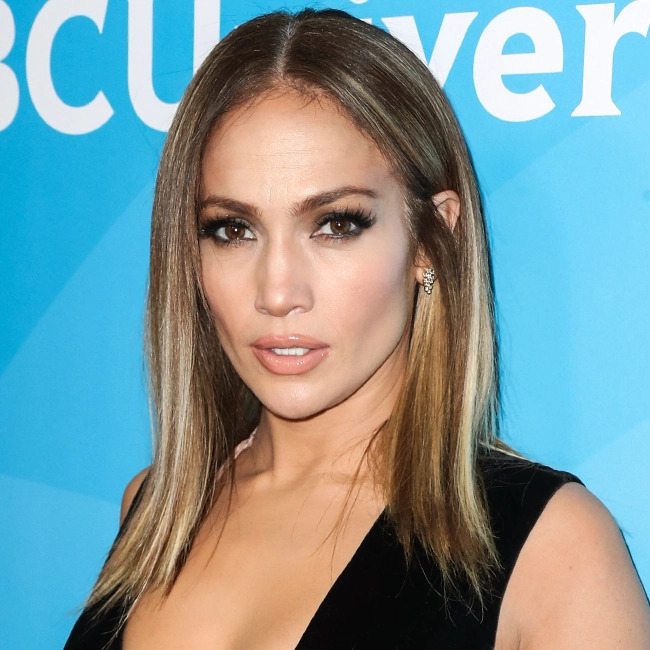
#> input picture src/metric/img/origin.jpg, 650 x 650 px
$ python GCF.py   (older library calls are emulated)
#> lines starting #> are read from the running program, lines starting #| are printed output that depends on the picture; long printed decimals are rounded
# -*- coding: utf-8 -*-
# @File       : GCF.py
# @Author     : Yuchen Chai
# @Date       : 2022-04-10 10:57
# @Description:

from PIL import Image
import numpy as np
import cv2


def GCF_one_layer(p_image, p_gama=2.2):
    # Step 1: linear luminance
    image_ll = 100 * np.power(p_image / 255, p_gama / 2)

    # Step 2: get local contrast
    temp_contrast = np.zeros((image_ll.shape[0], image_ll.shape[1]), dtype=np.float)
    for shape0 in range(image_ll.shape[0]):
        if shape0 != 0:
            temp_contrast[shape0, :] = temp_contrast[shape0, :] + np.abs(image_ll[shape0, :] - image_ll[shape0 - 1, :])
        if shape0 != image_ll.shape[0] - 1:
            temp_contrast[shape0, :] = temp_contrast[shape0, :] + np.abs(image_ll[shape0, :] - image_ll[shape0 + 1, :])

    for shape1 in range(image_ll.shape[1]):
        if shape1 != 0:
            temp_contrast[:, shape1] = temp_contrast[:, shape1] + np.abs(image_ll[:, shape1] - image_ll[:, shape1 - 1])
        if shape1 != image_ll.shape[1] - 1:
            temp_contrast[:, shape1] = temp_contrast[:, shape1] + np.abs(image_ll[:, shape1] - image_ll[:, shape1 + 1])

    divide = np.ones((image_ll.shape[0], image_ll.shape[1]), dtype=np.float) * 4
    divide[0, :] = 3
    divide[-1, :] = 3
    divide[:, 0] = 3
    divide[:, -1] = 3
    divide[0, 0] = 2
    divide[0, -1] = 2
    divide[-1, 0] = 2
    divide[-1, -1] = 2

    local_contrast = temp_contrast / divide

    # Step 3: Average local contrast
    C = 1 / (image_ll.shape[0] * image_ll.shape[1]) * np.sum(local_contrast)

    return C

def GCF(p_image):
    c = []
    w = []
    for i in range(3):
        w.append((-0.406385*(i+1)/9+0.334573)*(i+1)/9 + 0.0877526)
        c.append(GCF_one_layer(p_image))
        row,col = p_image.shape
        new_row = row // 2
        new_col = col // 2
        p_image = cv2.resize(p_image, (new_row, new_col), interpolation=cv2.INTER_LINEAR)
    ret = 0
    for index in range(len(c)):
        ret += c[index] * w[index]
    return ret


if __name__ == "__main__":
    for image in ["origin.jpg",
                  "blur_face_1.jpg", "blur_face_2.jpg", "blur_face_4.jpg", "blur_face_6.jpg",
                  "blur_all_1.jpg", "blur_all_2.jpg", "blur_all_4.jpg", "blur_all_6.jpg", ]:
        pic = Image.open(f"img//{image}").convert("L")
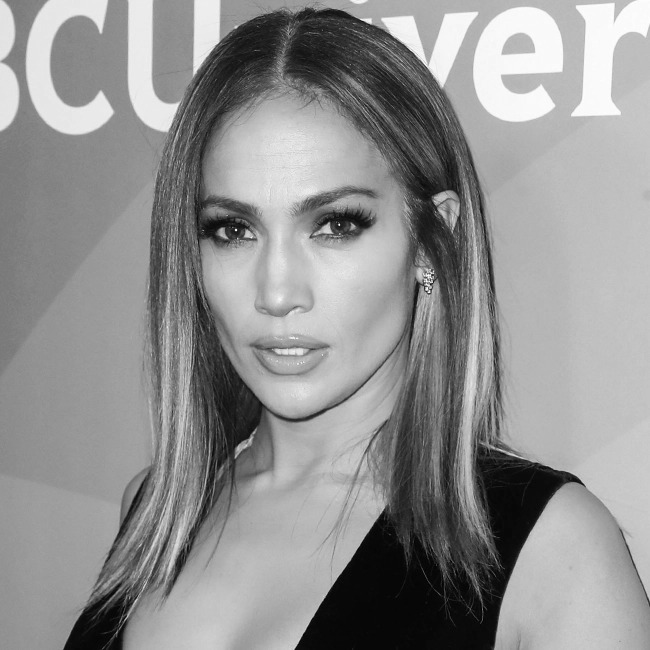
#> pic: PIL image 650x650 L; min 0, max 255, mean 144.6
        pic = np.asarray(pic)
        result = GCF(pic)
#> the loop in GCF, `for i in range(3):` made 3 passes
#> pass 1, in GCF_one_layer, `image_ll = 100 * np.power(p_image / 255, p_gama / 2)`:
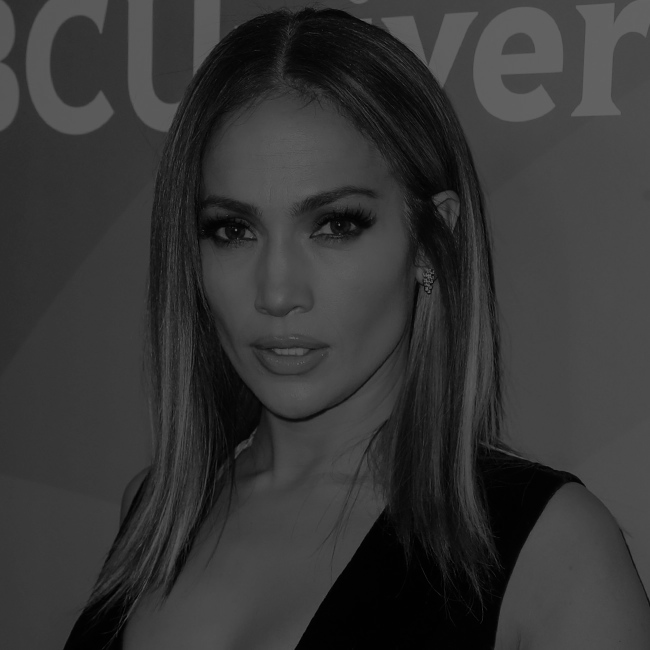
#> image_ll: shape (650, 650) float64; min 0, max 100, mean 54.2
#> pass 2, in GCF, `p_image = cv2.resize(p_image, (new_row, new_col), interpolation=cv2.IN..`:
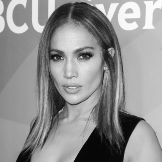
#> p_image: shape (162, 162); min 6, max 252, mean 144.6
#> after the loop in GCF, `for i in range(3):`:
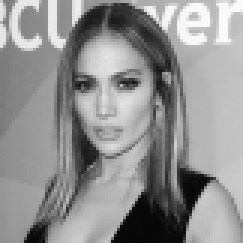
#> p_image: shape (81, 81) (shown 3 times larger); min 7, max 251, mean 144.7
#> after the loop in GCF, `for i in range(3):`: c = [1.95, 2.3, 3.22]; w = [0.12, 0.142, 0.154]
#> the loop in GCF, `for index in range(len(c)):` made 3 passes
#> ret on passes 1 to 3: 0.234, 0.56, 1.06
#> after the loop in GCF, `for index in range(len(c)):`: ret = 1.06
#> result = 1.06
        print(f"{image}: {result}")
#| origin.jpg: 1.056
#> pass 2 of the loop `for image in ["origin.jpg",`:
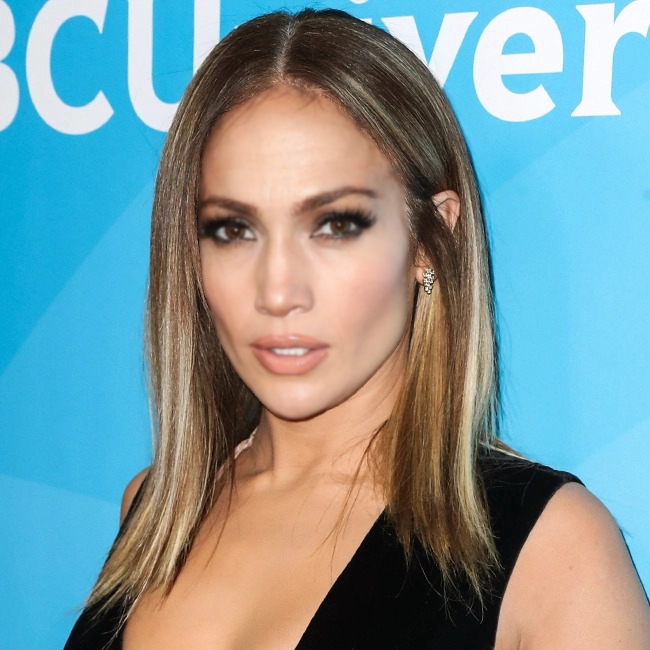
#> input picture src/metric/img/blur_face_1.jpg, 650 x 650 px
#> the loop in GCF (call 2), `for i in range(3):` made 3 passes
#> pass 1, in GCF_one_layer (call 4), `image_ll = 100 * np.power(p_image / 255, p_gama / 2)`:
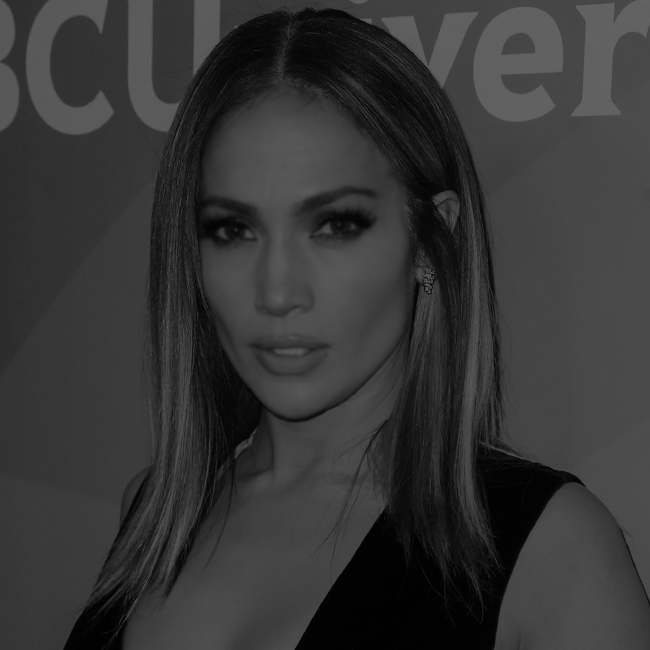
#> image_ll: shape (650, 650) float64; min 0, max 100, mean 54.2
#> after the loop in GCF (call 2), `for i in range(3):`:
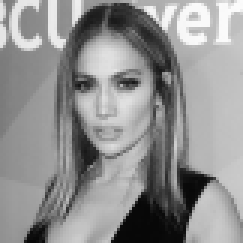
#> p_image: shape (81, 81) (shown 3 times larger); min 7, max 251, mean 144.7
#> after the loop in GCF (call 2), `for i in range(3):`: c = [1.84, 2.23, 3.17]
#> the loop in GCF (call 2), `for index in range(len(c)):` made 3 passes
#> ret on passes 1 to 3: 0.221, 0.538, 1.03
#> after the loop in GCF (call 2), `for index in range(len(c)):`: ret = 1.03
#| blur_face_1.jpg: 1.026
#> pass 3 of the loop `for image in ["origin.jpg",`:
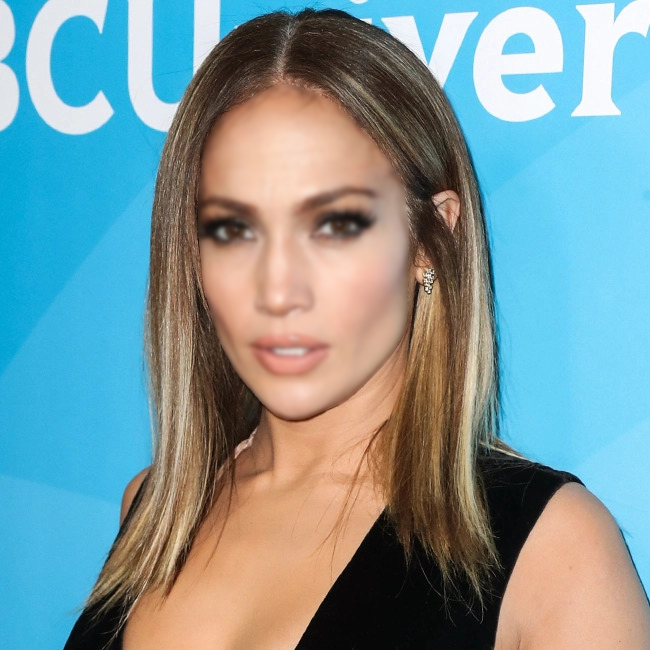
#> input picture src/metric/img/blur_face_2.jpg, 650 x 650 px
#> the loop in GCF (call 3), `for i in range(3):` made 3 passes
#> pass 1, in GCF_one_layer (call 7), `image_ll = 100 * np.power(p_image / 255, p_gama / 2)`:
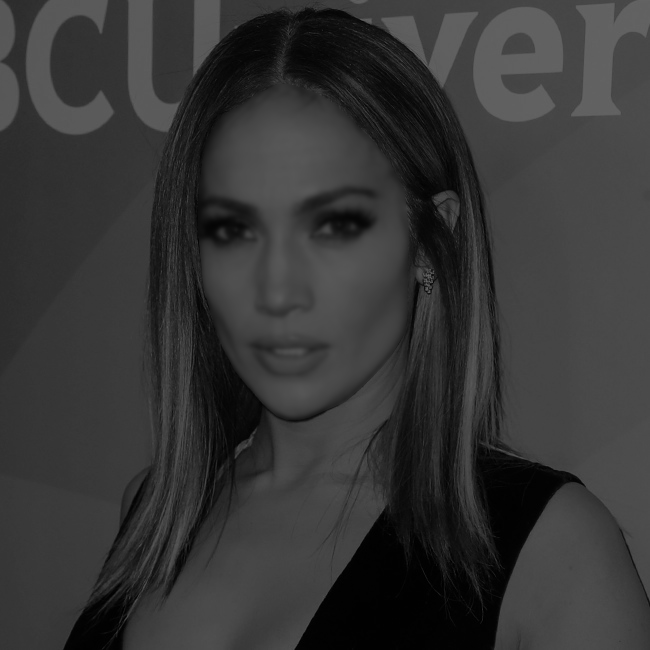
#> image_ll: shape (650, 650) float64; min 0, max 100, mean 54.2
#> after the loop in GCF (call 3), `for i in range(3):`:
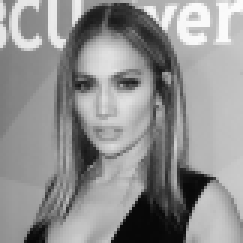
#> p_image: shape (81, 81) (shown 3 times larger); min 7, max 251, mean 144.7
#> after the loop in GCF (call 3), `for i in range(3):`: c = [1.82, 2.19, 3.11]
#> the loop in GCF (call 3), `for index in range(len(c)):` made 3 passes
#> ret on passes 1 to 3: 0.218, 0.53, 1.01
#> after the loop in GCF (call 3), `for index in range(len(c)):`: ret = 1.01
#| blur_face_2.jpg: 1.009
#> (the run stopped early here; a loop or call above may not have finished)
